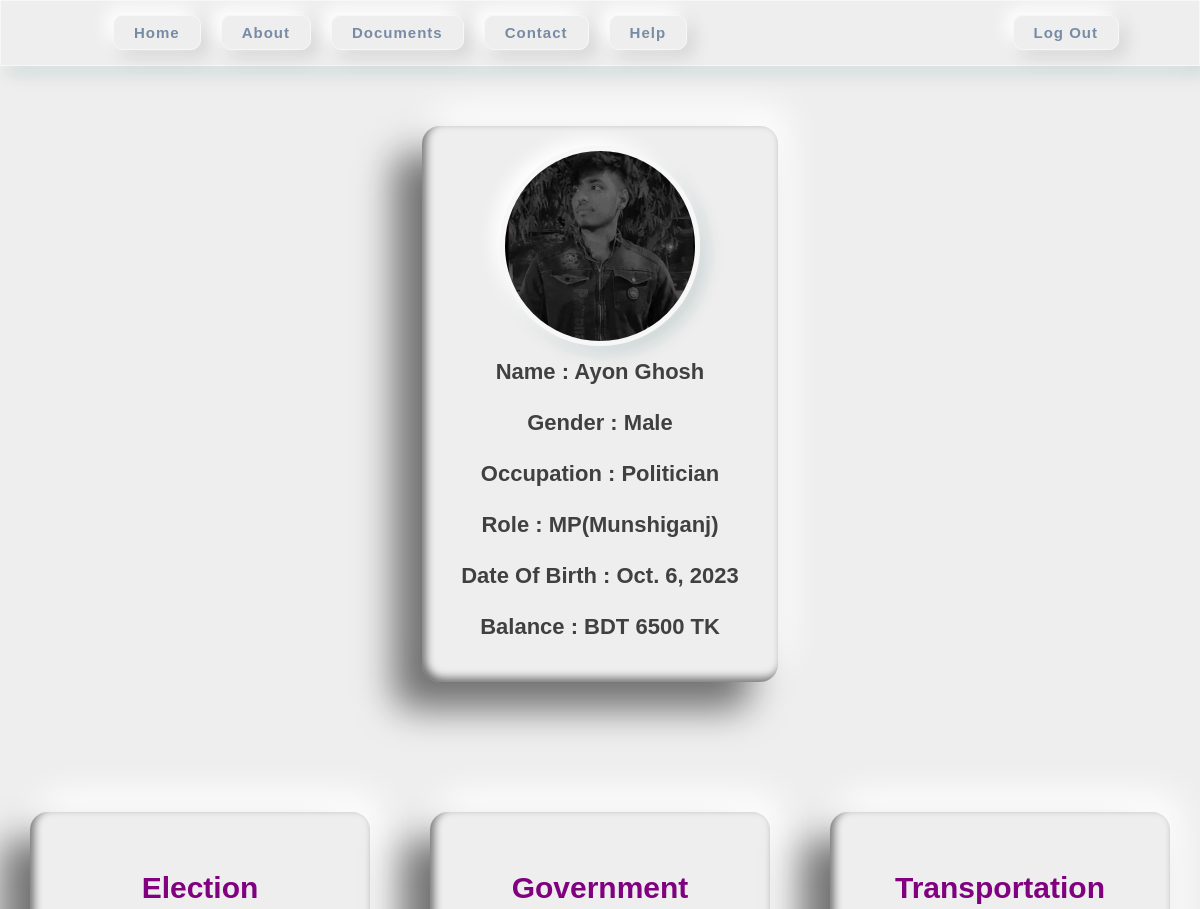
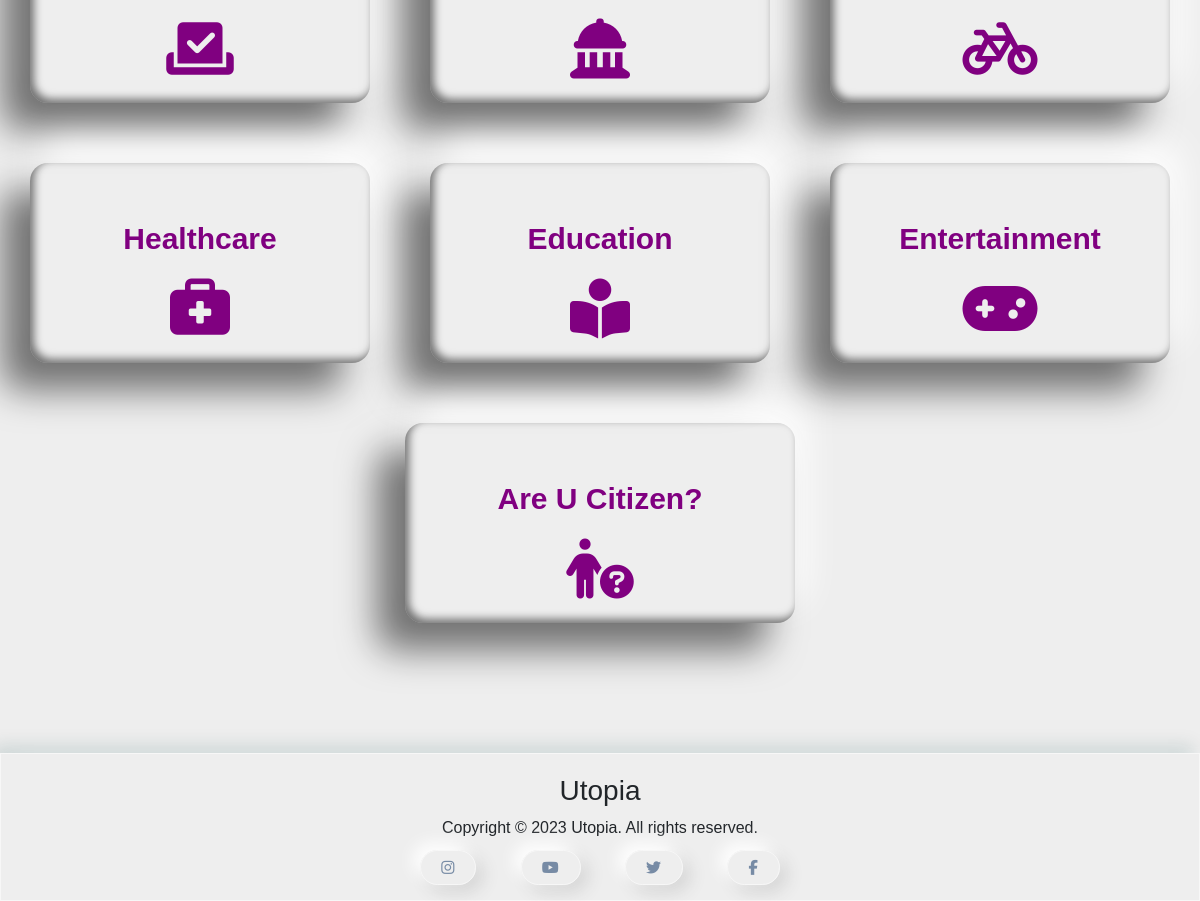
The page / (signed in) on the database its author committed (2 pictures, top to bottom).
### application/models.py (models this page shows, shortened)
class UsersPrimaryDetails(models.Model):
    UserID = models.IntegerField(primary_key=True)
    UserEmail = models.EmailField(max_length=254)
    UserFullName = models.CharField(max_length=255)
    UserGender = models.CharField(max_length=255)
    UserOccupation = models.CharField(max_length=255)
    UserDateOfBirth = models.DateField()
    UserRole = models.CharField(max_length=255)
    UserMobileNum = models.CharField(max_length=255)
    UserPoints = models.IntegerField()
    UserImageFilename = models.ImageField()
    UserAge = models.IntegerField()

### application/views.py (the view)
# urls.py: path('',views.HomePage, name='HomePage'),
@login_required
def HomePage(request):
    UserID = request.user.username
    user = UsersPrimaryDetails.objects.get(UserID=UserID)
    host = user.UserImageFilename.url
    host = "http://127.0.0.1:8000/"+host
    context = {
        'user': user,
    }
    return render(request, 'HomePage.html', context)

### application/templates/HomePage.html (shortened to what this page needs)
{% extends "BasePage.html" %}
{% load static %}
{% block more-style %}
<link rel="stylesheet" href="{% static '/CSS/HomePage/HomePage.css' %}">
{% endblock %}
{% block content %}
<div class="main">
    <div class="profile">
        <div class="user">
            <div class="main-images">
                <img id="white" class="white active" src="{{user.UserImageFilename.url}}" alt="image">
            </div>
            <div class="shows-details">
                <span>Name : {{user.UserFullName}}</span>
                <span>Gender : {{user.UserGender}}</span>
                <span>Occupation : {{user.UserOccupation}}</span>
                <span>Role : {{user.UserRole}}</span>
                <span>Date Of Birth : {{user.UserDateOfBirth}}</span>
                <span>Balance : BDT {{user.UserPoints}} TK</span>
            </div>
        </div>
    </div>
    <div>
        <div class="contents">
            <a href="{% url 'VotingPage' %}" class="Voting">Election<i class="fa-solid fa-check-to-slot fa-2xl"></i></a>
            <a href="{% url 'MinistryPage' %}" class="Ministry">Government<i
                    class="fa-solid fa-landmark-dome fa-2xl"></i></a>
            <a href="{% url 'TransportationMain' %}" class="Transportation">Transportation<i
                    class="fa-solid fa-bicycle fa-2xl"></i></a>
        </div>
        <div class="contents">
            <a href="{% url 'HealthcareMain' %}" class="Healthcare">Healthcare<i
                    class="fa-solid fa-briefcase-medical fa-2xl"></i></a>
            <a href="{% url 'EducationPage' %}" class="Education">Education<i
                    class="fa-solid fa-book-open-reader fa-2xl"></i></a>
            <a href="{% url 'EntertainmentPage' %}" class="Entertainment">Entertainment<i
                    class="fa-solid fa-gamepad fa-2xl"></i></a>
        </div>
        <div class="contents">
            <a href="{% url 'Am_I_A_CitizenPage' %}" class="Am-I-A-Citizen">Are U Citizen?<i
                    class="fa-solid fa-person-circle-question fa-2xl"></i></a>
        </div>
    </div>
</div>
{% endblock %}

### application/static/CSS/BasePage/BasePage.css (style rules this page uses)
* { margin: 0; padding: 0; box-sizing: border-box; font-family: 'Poppins', sans-serif; }
body { background: #eee; overflow: scroll; }

### application/static/CSS/HomePage/HomePage.css (style rules this page uses)
.main { width: 100%; justify-content: center; align-items: top; margin-bottom: 100px; margin-top: 60px; }
.profile { height: auto; width: 100%; display: flex; justify-content: center; align-items: center; margin-bottom: 100px; }
img { display: inline; }
.user { position: relative; display: flex; flex-direction: column; justify-content: center; align-items: center; max-width: auto; width: auto; border-radius: 18px; z-index: 3; overflow: hidden; padding: 20px 30px 30px 30px; box-shadow: -28px 27px 37.5px rgba(0, 0, 0, 0.53), 10px -19px 37.5px rgb(255 255 255), inset 4px -4px 8px rgb(0, 0, 0, 0.53); inset: -5px 5px 12px #fff; }
.user div { display: flex; flex-direction: column; align-items: center; justify-content: space-between; }
span { font-size: 22px; font-weight: 600; margin: 9px; color: #404040; justify-content: center; }
.contents { width: 100%; display: flex; justify-content: center; box-sizing: border-box; align-items: center; }
.Voting, .Ministry, .Transportation, .Healthcare, .Education, .Entertainment, .Am-I-A-Citizen { position: relative; display: flex; flex-direction: column; justify-content: space-around; align-items: center; text-align: top; max-width:390px; height: 200px; font-size: 30px; font-weight: 800; cursor: pointer; color: purple; width: 100%; margin: 30px; border-radius: 18px; z-index: 3; overflow: hidden; padding: 30px; box-shadow: -28px 27px 37.5px rgba(0, 0, 0, 0.53), 10px -19px 37.5px rgb(255 255 255), inset 4px -4px 8px rgb(0, 0, 0, 0.53); inset: -5px 5px 12px #fff; text-decoration: none; }
img { position: relative; width: 200px; height: 200px; object-fit: cover; border-radius: 50%; border: 5px solid #f7f7f7; z-index: 1; box-shadow: -7px -7px 17px #fff, 7px 7px 17px rgba(7, 70, 70, 0.15); }

### rows shown on the page
UsersPrimaryDetails: UserImageFilename (picture), UserFullName "Ayon Ghosh", UserGender "Male", UserOccupation "Politician", UserRole "MP(Munshiganj)", UserDateOfBirth "Oct. 6, 2023", UserPoints "6500"
